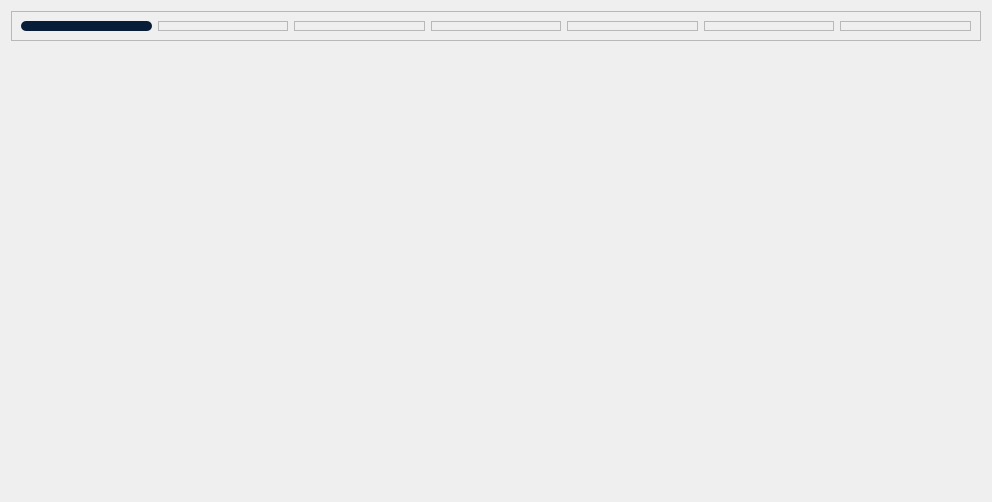
             <widget class="QWidget" name="RootLocusPage">
              <layout class="QVBoxLayout" name="verticalLayout_3">
               <item>
                <widget class="QFrame" name="frame_4">
                 <property name="minimumSize">
                  <size>
                   <width>0</width>
                   <height>30</height>
                  </size>
                 </property>
                 <property name="maximumSize">
                  <size>
                   <width>16777215</width>
                   <height>30</height>
                  </size>
                 </property>
                 <property name="frameShape">
                  <enum>QFrame::StyledPanel</enum>
                 </property>
                 <property name="frameShadow">
                  <enum>QFrame::Raised</enum>
                 </property>
                 <layout class="QHBoxLayout" name="horizontalLayout_3">
                  <item>
                   <widget class="QFrame" name="frame_6">
                    <property name="styleSheet">
                     <string notr="true">background-color: rgb(8, 29, 56);
border-radius : 5px;
border: none;</string>
                    </property>
                    <property name="frameShape">
                     <enum>QFrame::StyledPanel</enum>
                    </property>
                    <property name="frameShadow">
                     <enum>QFrame::Raised</enum>
                    </property>
                   </widget>
                  </item>
                  <item>
                   <widget class="QFrame" name="frame_11">
                    <property name="frameShape">
                     <enum>QFrame::StyledPanel</enum>
                    </property>
                    <property name="frameShadow">
                     <enum>QFrame::Raised</enum>
                    </property>
                   </widget>
                  </item>
                  <item>
                   <widget class="QFrame" name="frame_5">
                    <property name="frameShape">
                     <enum>QFrame::StyledPanel</enum>
                    </property>
                    <property name="frameShadow">
                     <enum>QFrame::Raised</enum>
                    </property>
                   </widget>
                  </item>
                  <item>
                   <widget class="QFrame" name="frame_10">
                    <property name="frameShape">
                     <enum>QFrame::StyledPanel</enum>
                    </property>
                    <property name="frameShadow">
                     <enum>QFrame::Raised</enum>
                    </property>
                   </widget>
                  </item>
                  <item>
                   <widget class="QFrame" name="frame_8">
                    <property name="frameShape">
                     <enum>QFrame::StyledPanel</enum>
                    </property>
                    <property name="frameShadow">
                     <enum>QFrame::Raised</enum>
                    </property>
                   </widget>
                  </item>
                  <item>
                   <widget class="QFrame" name="frame_7">
                    <property name="frameShape">
                     <enum>QFrame::StyledPanel</enum>
                    </property>
                    <property name="frameShadow">
                     <enum>QFrame::Raised</enum>
                    </property>
                   </widget>
                  </item>
                  <item>
                   <widget class="QFrame" name="frame_9">
                    <property name="frameShape">
                     <enum>QFrame::StyledPanel</enum>
                    </property>
                    <property name="frameShadow">
                     <enum>QFrame::Raised</enum>
                    </property>
                   </widget>
                  </item>
                 </layout>
                </widget>
               </item>
               <item>
                <widget class="QFrame" name="frame_2">
                 <property name="styleSheet">
                  <string notr="true">
border: none;</string>
                 </property>
                 <property name="frameShape">
                  <enum>QFrame::StyledPanel</enum>
                 </property>
                 <property name="frameShadow">
                  <enum>QFrame::Raised</enum>
                 </property>
                 <layout class="QHBoxLayout" name="horizontalLayout_4">
                  <item>
                   <widget class="QFrame" name="frame_13">
                    <property name="sizePolicy">
                     <sizepolicy hsizetype="Expanding" vsizetype="Expanding">
                      <horstretch>0</horstretch>
                      <verstretch>0</verstretch>
                     </sizepolicy>
                    </property>
                    <property name="minimumSize">
                     <size>
                      <width>200</width>
                      <height>0</height>
                     </size>
                    </property>
                    <property name="styleSheet">
                     <string notr="true">image: url(:/Asset/Asset/Modul 23.png);
border: none;</string>
                    </property>
                    <property name="frameShape">
                     <enum>QFrame::StyledPanel</enum>
                    </property>
                    <property name="frameShadow">
                     <enum>QFrame::Raised</enum>
                    </property>
                   </widget>
                  </item>
                  <item>
                   <widget class="QFrame" name="frame_14">
                    <property name="minimumSize">
                     <size>
                      <width>300</width>
                      <height>0</height>
                     </size>
                    </property>
                    <property name="frameShape">
                     <enum>QFrame::StyledPanel</enum>
                    </property>
                    <property name="frameShadow">
                     <enum>QFrame::Raised</enum>
                    </property>
                    <layout class="QVBoxLayout" name="verticalLayout_6">
                     <item>
                      <widget class="QFrame" name="frame_17">
                       <property name="sizePolicy">
                        <sizepolicy hsizetype="Expanding" vsizetype="Expanding">
                         <horstretch>0</horstretch>
                         <verstretch>0</verstretch>
                        </sizepolicy>
                       </property>
                       <property name="styleSheet">
                        <string notr="true">image: url(:/Asset/Asset/Root Locus.png);
border: none;</string>
                       </property>
                       <property name="frameShape">
                        <enum>QFrame::StyledPanel</enum>
                       </property>
                       <property name="frameShadow">
                        <enum>QFrame::Raised</enum>
                       </property>
                      </widget>
                     </item>
                     <item>
                      <widget class="QFrame" name="frame_16">
                       <property name="sizePolicy">
                        <sizepolicy hsizetype="Expanding" vsizetype="Expanding">
                         <horstretch>0</horstretch>
                         <verstretch>0</verstretch>
                        </sizepolicy>
                       </property>
                       <property name="styleSheet">
                        <string notr="true">image: url(:/Asset/Asset/VPID.png);
border: none;</string>
                       </property>
                       <property name="frameShape">
                        <enum>QFrame::StyledPanel</enum>
                       </property>
                       <property name="frameShadow">
                        <enum>QFrame::Raised</enum>
                       </property>
                      </widget>
                     </item>
                    </layout>
                   </widget>
                  </item>
                  <item>
                   <spacer name="horizontalSpacer">
                    <property name="orientation">
                     <enum>Qt::Horizontal</enum>
                    </property>
                    <property name="sizeHint" stdset="0">
                     <size>
                      <width>40</width>
                      <height>20</height>
                     </size>
                    </property>
                   </spacer>
                  </item>
                  <item>
                   <widget class="QFrame" name="frame_15">
                    <property name="sizePolicy">
                     <sizepolicy hsizetype="Expanding" vsizetype="Preferred">
                      <horstretch>0</horstretch>
                      <verstretch>0</verstretch>
                     </sizepolicy>
                    </property>
                    <property name="minimumSize">
                     <size>
                      <width>400</width>
                      <height>0</height>
                     </size>
                    </property>
                    <property name="sizeIncrement">
                     <size>
                      <width>0</width>
                      <height>0</height>
                     </size>
                    </property>
                    <property name="frameShape">
                     <enum>QFrame::StyledPanel</enum>
                    </property>
                    <property name="frameShadow">
                     <enum>QFrame::Raised</enum>
                    </property>
                    <layout class="QVBoxLayout" name="verticalLayout_5">
                     <item>
                      <spacer name="verticalSpacer_15">
                       <property name="orientation">
                        <enum>Qt::Vertical</enum>
                       </property>
                       <property name="sizeHint" stdset="0">
                        <size>
                         <width>20</width>
                         <height>40</height>
                        </size>
                       </property>
                      </spacer>
                     </item>
                     <item>
                      <widget class="QPushButton" name="RunRL">
                       <property name="sizePolicy">
                        <sizepolicy hsizetype="Expanding" vsizetype="Preferred">
                         <horstretch>0</horstretch>
                         <verstretch>0</verstretch>
                        </sizepolicy>
                       </property>
                       <property name="minimumSize">
                        <size>
                         <width>0</width>
                         <height>141</height>
                        </size>
                       </property>
                       <property name="cursor">
                        <cursorShape>PointingHandCursor</cursorShape>
                       </property>
                       <property name="styleSheet">
                        <string notr="true">QPushButton {
 		background-color: rgba(255, 220, 50, 255);
		border-color: rgb(255, 255, 255);
		border-radius : 2px;
		color: rgb(255, 255, 255);
		image: url(:/Asset/Asset/Run1.png);
		font-size: 40px;
		padding:7px;
		font-family: "SF Pro Display"; 
			font-weight: bold; 
    		font-style: normal;

}

/* Saat mouse hover */
QPushButton:hover {
	image: url(:/Asset/Asset/Run2.png);
    background-color: rgba(222, 191, 42, 225);
};
border: none;</string>
                       </property>
                       <property name="text">
                        <string />
                       </property>
                      </widget>
                     </item>
                     <item>
                      <spacer name="verticalSpacer_16">
                       <property name="orientation">
                        <enum>Qt::Vertical</enum>
                       </property>
                       <property name="sizeHint" stdset="0">
                        <size>
                         <width>20</width>
                         <height>40</height>
                        </size>
                       </property>
                      </spacer>
                     </item>
                     <item>
                      <widget class="QPushButton" name="RunCDRL">
                       <property name="sizePolicy">
                        <sizepolicy hsizetype="Expanding" vsizetype="Preferred">
                         <horstretch>0</horstretch>
                         <verstretch>0</verstretch>
                        </sizepolicy>
                       </property>
                       <property name="minimumSize">
                        <size>
                         <width>0</width>
                         <height>141</height>
                        </size>
                       </property>
                       <property name="cursor">
                        <cursorShape>PointingHandCursor</cursorShape>
                       </property>
                       <property name="styleSheet">
                        <string notr="true">QPushButton {
 		background-color: rgba(255, 220, 50, 255);
		border-color: rgb(255, 255, 255);
		border-radius : 2px;
		color: rgb(255, 255, 255);
		image: url(:/Asset/Asset/Run1.png);
		font-size: 40px;
		padding:7px;
		font-family: "SF Pro Display"; 
			font-weight: bold; 
    		font-style: normal;

}

/* Saat mouse hover */
QPushButton:hover {
	image: url(:/Asset/Asset/Run2.png);
    background-color: rgba(222, 191, 42, 225);
};
border: none;</string>
                       </property>
                       <property name="text">
                        <string />
                       </property>
                      </widget>
                     </item>
                     <item>
                      <spacer name="verticalSpacer_17">
                       <property name="orientation">
                        <enum>Qt::Vertical</enum>
                       </property>
                       <property name="sizeHint" stdset="0">
                        <size>
                         <width>20</width>
                         <height>40</height>
                        </size>
                       </property>
                      </spacer>
                     </item>
                    </layout>
                   </widget>
                  </item>
                 </layout>
                </widget>
               </item>
              </layout>
             </widget>
